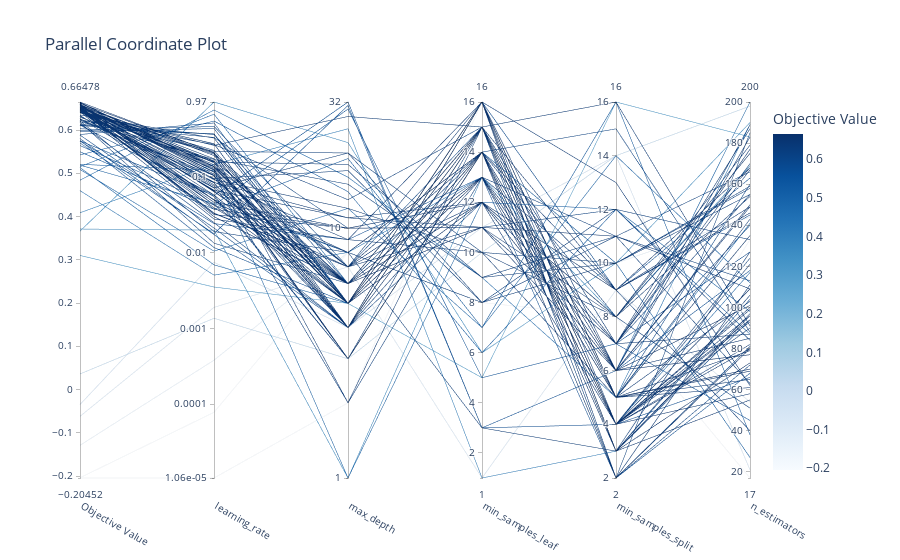

This figure's notebook cell:
### Markdown cell above
## Parallel Coordinate Plot

### Code cell
plot_parallel_coordinate(study)
